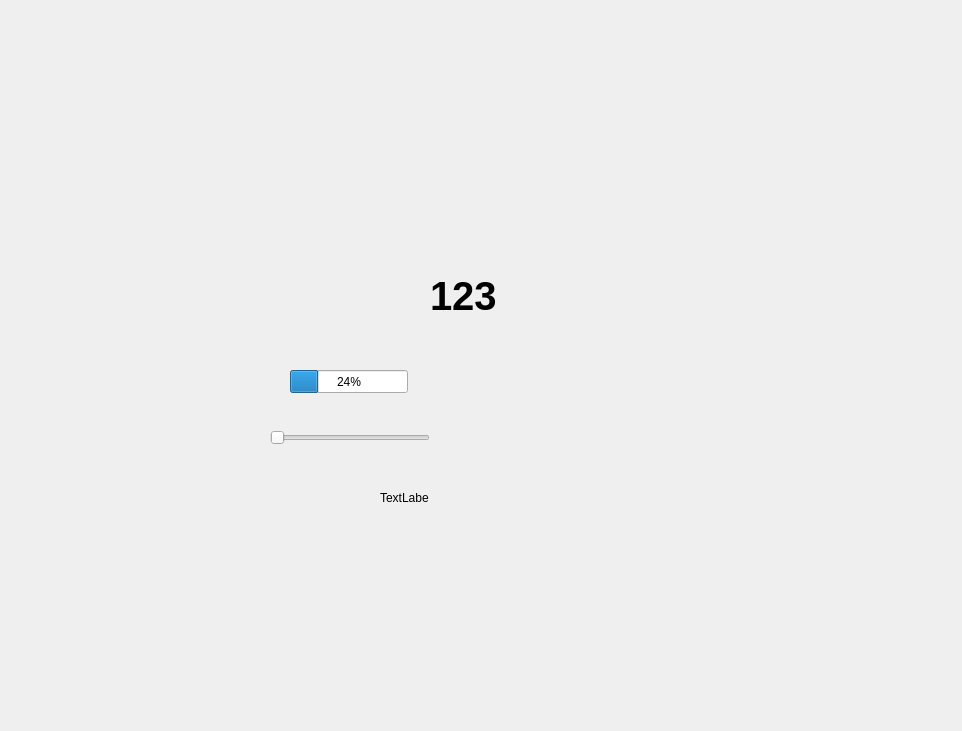
<?xml version="1.0" encoding="UTF-8"?>
<ui version="4.0">
 <class>Form</class>
 <widget class="QWidget" name="Form">
  <property name="geometry">
   <rect>
    <x>0</x>
    <y>0</y>
    <width>962</width>
    <height>731</height>
   </rect>
  </property>
  <property name="windowTitle">
   <string>Form</string>
  </property>
  <widget class="QLabel" name="label">
   <property name="geometry">
    <rect>
     <x>430</x>
     <y>210</y>
     <width>221</width>
     <height>171</height>
    </rect>
   </property>
   <property name="font">
    <font>
     <pointsize>30</pointsize>
     <bold>true</bold>
    </font>
   </property>
   <property name="text">
    <string>123</string>
   </property>
  </widget>
  <widget class="QLabel" name="label_2">
   <property name="geometry">
    <rect>
     <x>380</x>
     <y>490</y>
     <width>49</width>
     <height>16</height>
    </rect>
   </property>
   <property name="text">
    <string>TextLabel</string>
   </property>
  </widget>
  <widget class="QProgressBar" name="progressBar">
   <property name="geometry">
    <rect>
     <x>290</x>
     <y>370</y>
     <width>118</width>
     <height>23</height>
    </rect>
   </property>
   <property name="value">
    <number>24</number>
   </property>
  </widget>
  <widget class="QSlider" name="horizontalSlider">
   <property name="geometry">
    <rect>
     <x>270</x>
     <y>430</y>
     <width>160</width>
     <height>16</height>
    </rect>
   </property>
   <property name="orientation">
    <enum>Qt::Orientation::Horizontal</enum>
   </property>
  </widget>
 </widget>
 <resources/>
 <connections>
  <connection>
   <sender>horizontalSlider</sender>
   <signal>sliderMoved(int)</signal>
   <receiver>progressBar</receiver>
   <slot>setValue(int)</slot>
   <hints>
    <hint type="sourcelabel">
     <x>349</x>
     <y>437</y>
    </hint>
    <hint type="destinationlabel">
     <x>348</x>
     <y>381</y>
    </hint>
   </hints>
  </connection>
 </connections>
</ui>
